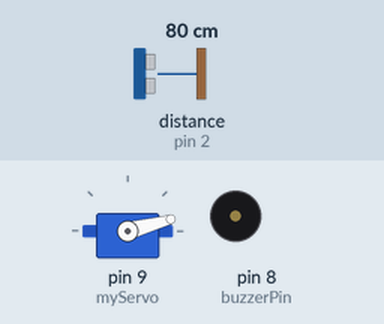
Simulated run of this sketch. Board: Arduino Uno, built with avr-gcc and run on an emulated ATmega328P. Parts: servo, buzzer (waves = sounding). Wiring (inferred from the names in the program): ultrasonic range finder: trigger pin 3; echo pin 2. The inputs (shaded band) are chosen by the test bench; at power-on: distance to the obstacle (sensor on pin 2) 80 cm. The echo pulse lasts 58.3 µs per cm; what the sketch prints to the serial monitor is not drawn.

Above: at 0.01 s.
1.3 s: distance to the obstacle (sensor on pin 2) set to 2 cm
At 2.1 s:
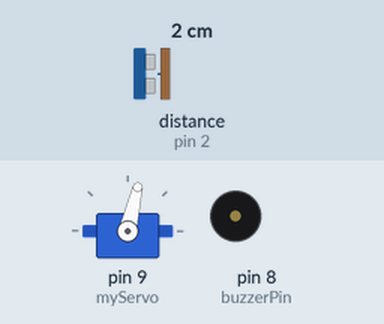
4.3 s: distance to the obstacle (sensor on pin 2) set to 4 cm
At 4.85 s:
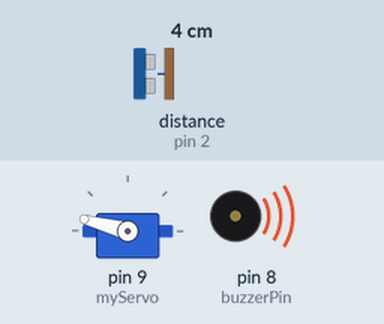
7.3 s: distance to the obstacle (sensor on pin 2) set to 35 cm
At 14.62 s:
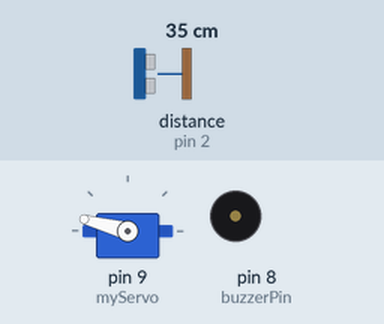
Timing chart, 0 to 20.9 s (numbered marks = the images above; inputs shaded):
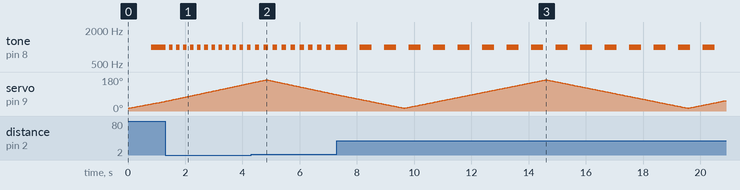

Measured:
- after the input at 1.3 s, tone on pin 8 (buzzerPin): alternates 1000 Hz for 0.12 s and silent for 0.12 s, starting at once
- after the input at 4.3 s, tone on pin 8 (buzzerPin): alternates 1000 Hz for 0.16 s and silent for 0.16 s, starting after 0.30 s
- after the input at 7.3 s, tone on pin 8 (buzzerPin): alternates 1000 Hz for 0.43 s and silent for 0.43 s, starting after 0.37 s

The sketch:

hardware.ino.ino
```cpp
#include <Servo.h>

const int trigPin = 3;
const int echoPin = 2;
const int buzzerPin = 8;  // Buzzer pini

// Variables for the duration and the distance
long duration;
int distance;
unsigned long previousMillis = 0;  // Son bip zamanı
int beepInterval = 1000;  // Bip aralığı (ms)
bool buzzerState = false;  // Buzzer durumu

Servo myServo;

void setup() {
  pinMode(trigPin, OUTPUT);
  pinMode(echoPin, INPUT);
  pinMode(buzzerPin, OUTPUT);
  Serial.begin(9600);
  myServo.attach(9);
}

void loop() {
  // rotates the servo motor from 15 to 165 degrees
  for(int i=15;i<=165;i++){
    myServo.write(i);
    delay(30);
    distance = calculateDistance();

    // Buzzer kontrolü - mesafeye göre bip hızı
    controlBuzzer();

    Serial.print(i);
    Serial.print(",");
    Serial.print(distance);
    Serial.print(".");
  }

  // Repeats the previous lines from 165 to 15 degrees
  for(int i=165;i>15;i--){
    myServo.write(i);
    delay(30);
    distance = calculateDistance();

    // Buzzer kontrolü
    controlBuzzer();

    Serial.print(i);
    Serial.print(",");
    Serial.print(distance);
    Serial.print(".");
  }
}

// Function for calculating the distance measured by the Ultrasonic sensor
int calculateDistance(){
  digitalWrite(trigPin, LOW);
  delayMicroseconds(2);
  digitalWrite(trigPin, HIGH);
  delayMicroseconds(10);
  digitalWrite(trigPin, LOW);
  duration = pulseIn(echoPin, HIGH);
  distance= duration*0.034/2;
  return distance;
}

// Buzzer kontrol fonksiyonu
void controlBuzzer() {
  unsigned long currentMillis = millis();

  // Mesafe 100 cm'den küçükse buzzer aktif
  if(distance > 0 && distance < 100) {
    // Mesafeye göre bip aralığını ayarla
    // Yaklaştıkça hızlanır: 100cm=1000ms, 50cm=500ms, 10cm=100ms
    beepInterval = map(distance, 0, 100, 100, 1000);

    // Bip süresi geldi mi kontrol et
    if(currentMillis - previousMillis >= beepInterval) {
      previousMillis = currentMillis;
      buzzerState = !buzzerState;  // Durumu değiştir

      if(buzzerState) {
        tone(buzzerPin, 1000);  // Bip sesi çal
      } else {
        noTone(buzzerPin);  // Sustur
      }
    }
  } else {
    // 100 cm'den uzaksa buzzer kapalı
    noTone(buzzerPin);
    buzzerState = false;
  }
}
```
